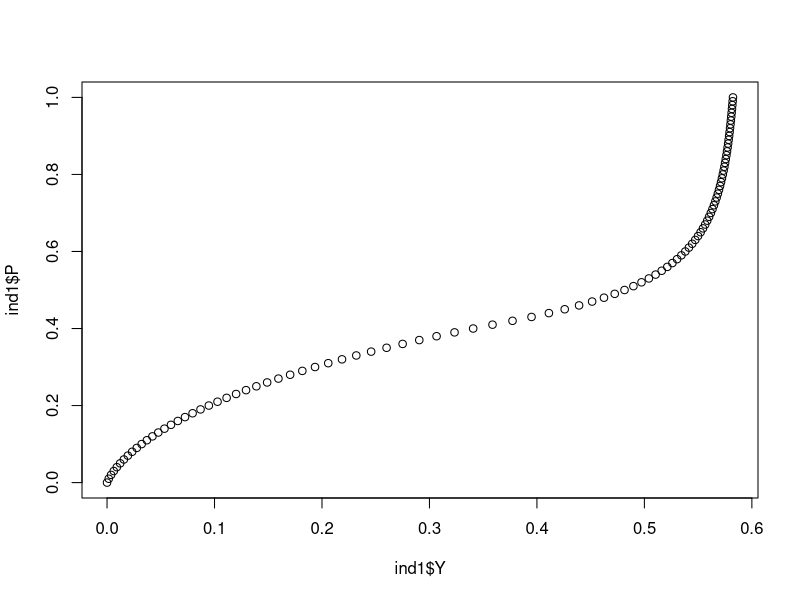

This figure's R source:
# Script for solving for general equilibrium
rm(list = ls())

# Rough outline of the algorithm

# STEP 1: obtain a `supply curve' for each industry

# i) fix a grid of values for prices
# ii) at each price, solve for the quantity supplied
# iii) interpolate to obtain an approximate supply curve

# Subroutine: solving for output conditional on a price
# i) Guess a value for ebar, the mismatch threshold
# ii) Back out the implied theta using get_theta
# iii) Calculate the implied occupational choice threshold
# iv) Using the choice threshold, find the mass of workers in the industry and the integral over Z
# v) put all the above together and calculate the value of creating a vacancy
# vi) find the gap between the value and cost of vacancy creation
# vii) perform a bisection search to find the ebar that makes this gap zero.
# viii) with ebar in hand, solve for u and output


#### Functions #### 

# Functions that can be used for both industries

get_theta <- function(ebar, a, B, d, gamma, A){
  
  # returns theta given e_bar and parameters
  theta <- (1 - B * (1 - d)) * ebar / (B * A)
  theta <- theta / (ebar ^ (1 + gamma) / (1 + gamma) + gamma / (1 + gamma) - ebar)
  return(theta ^ (1 / (1 - a)))
  
  # theta <- (B / (1 - B * (1 - d))) * ((1 + gamma) / A)
  # theta <- theta * (1 - ebar ^ (1 / gamma)) / ebar ^ ((1 + gamma) / gamma)
  # return(theta ^ (1 / (1 - a)))
  
}

get_u <- function(theta, ebar, a, d, A, gamma){
  
  # returns u given theta, ebar, and parameters
  u <- d  + A * theta ^ (1 - a) * (1 - ebar ^ gamma)
  return (d / u)
  
  #u <- d  + A * theta ^ (1 - a) * (1 - ebar)
  #return (d / u)
  
}


# Industry 1 functions

get_z_top <- function(P, ebar, rho, sigma){
  
  # returns the top threshold given P, ebar, and parameters
  z_top <- (rho * P * ebar) ^ (sigma - 1)
  z_top <- (z_top - 1) ^ (1 / (1 - sigma))
  
  # z_top <- (rho * P * (1 - ebar ^ (1 / gamma))) ^ (sigma - 1)
  # z_top <- (z_top - 1) ^ (1 / (1 - sigma))
  return(z_top)
  
}

get_EZ_1 <- function(z, Zmin, zeta){
  
  # returns expected Z for industry 1 given the threshold and parameters
  EZ <- Zmin * (zeta / (zeta - 1)  - (zeta * z ^ zeta) / (2 * zeta - 1)) * (z < 1) 
  EZ <- EZ + (Zmin / (z ^ (zeta - 1))) * (zeta / (zeta - 1)  - zeta / (2 * zeta - 1)) * (z >= 1)
  return(EZ)
  
}

get_N_1 <- function(z, Zmin, zeta){
  
  # returns N for industry 1 given the threshold and parameters
  N <- (1 - (z ^ zeta) / 2) * (z < 1) + (1 / (2 * z ^ zeta)) * (z >= 1)
  return(N)
  
}

free_entry_1 <- function(P, ebar, a, B, d, gamma, A, rho, sigma, Zmin, zeta, kappa){
  
  # calculates the gap between cost and benefits of entry for industry 1 given P, ebar, and parameters
  theta <- get_theta(ebar, a, B, d, gamma, A)
  z <- get_z_top(P, ebar, rho, sigma)
  N <- get_N_1(z, Zmin, zeta)
  EZ <- get_EZ_1(z, Zmin, zeta)
  
  gap <- A * B * theta ^ (- a) * (1 - rho) * P / (1 - B * (1 - d))
  gap <- gap * (gamma / (gamma + 1)) * (1 - ebar ^ (1 + gamma))
  gap <- gap * EZ / N
  gap <- gap - kappa
  
  return(gap)
  # postive if expected benefits exceed expected costs (ebar too high given p), negative otherwise (ebar too low)
  
}

get_Y_1 <- function(ebar, P, a, B, d, gamma, A, rho, sigma, Zmin, Zeta){
  
  # returns industry 1 output given P, ebar, and parameters
  theta <- get_theta(ebar, a, B, d, gamma, A)
  u <- get_u(theta, ebar, a, d, A, gamma)
  z <- get_z_top(P, ebar, rho, sigma)
  EZ <- get_EZ_1(z, Zmin, zeta)
  
  Y <- (1 - u) * EZ
  Y <- Y * (gamma / (1 + gamma)) * (1 - ebar ^ (1 + gamma))
  Y <- Y/ (1 - ebar ^ gamma)
  
  return(Y)
  
}

# Industry 2 functions

get_z_bot <- function(P, ebar, rho, gamma, sigma){
  
  # returns the lower threshold given P, ebar, and parameters
  z_bot <- (rho * P * ebar) ^ (sigma - 1)
  z_bot <- (z_bot - 1) ^ (1 / (sigma - 1))
  return(z_bot)
  
}

get_EZ_2 <- function(z, Zmin, zeta){
  
  # returns expected Z for industry 1 given the threshold and parameters
  EZ <- Zmin * (z ^ (zeta - 1)) * (zeta / (zeta - 1)  - zeta / (2 * zeta - 1)) * (z < 1) 
  EZ <- EZ + Zmin * (zeta / (zeta - 1)  - zeta / ((2 * zeta - 1) * z ^ zeta)) * (z >= 1)
  return(EZ)
  
}

get_N_2 <- function(z, Zmin, zeta){
  
  # returns N for industry 1 given the threshold and parameters
  N <- ((z ^ zeta) / 2) * (z < 1) + (1 - 1 / (2 * z ^ zeta)) * (z >= 1)
  return(N)
  
}

free_entry_2 <- function(P, ebar, a, B, d, gamma, A, rho, sigma, Zmin, zeta, kappa){
  
  # calculates the gap between cost and benefits of entry for industry 1 given P, ebar, and parameters
  theta <- get_theta(ebar, a, B, d, gamma, A)
  z <- get_z_bot(P, ebar, rho, sigma)
  N <- get_N_2(z, Zmin, zeta)
  EZ <- get_EZ_2(z, Zmin, zeta)
  
  gap <- A * B * theta ^ (- a) * (1 - rho) * P / (1 - B * (1 - d))
  gap <- gap * (gamma / (1 + gamma)) * (1 - ebar ^ (1 + gamma))
  gap <- gap * EZ / N
  gap <- gap - kappa
  
  return(gap)
  # postive if expected benefits exceed expected costs (ebar too high given p), negative otherwise (ebar too low)
  
}

get_Y_2 <- function(ebar, P, a, B, d, gamma, A, rho, sigma, Zmin, Zeta){
  
  # returns industry 1 output given P, ebar, and parameters
  theta <- get_theta(ebar, a, B, d, gamma, A)
  u <- get_u(theta, ebar, a, d, A, gamma)
  z <- get_z_bot(P, ebar, rho, sigma)
  EZ <- get_EZ_2(z, Zmin, zeta)
  
  Y <- (1 - u) * ebar * EZ
  Y <- Y * (gamma / (1 + gamma)) * (1 - ebar ^ (1 + gamma))
  Y <- Y / (1 - ebar ^ gamma)
  
  return(Y)
  
}


#### Model #####

# Global Parameters
B <- 0.975
a <- 0.65
d <- 0.1
sigma <- 1 / 2
rho <- 0.73
kappa <- 0.132
Zmin <- 0.36
zeta <- 2.12

# Numerical function parameters
tol <- 0.00001

#### Industry 1 Supply Function ####

A <- c(2.3, 2.3)
gamma <- c(3 / 2, 3 / 2)

# specify a sequence of prices. For each price, obtain the mismatch threshold and supply.
# With sigma < 1, the price permitted by the price index for either good is 1. 
P <- seq(0, 1, 0.01)
n <- length(P)
ind1 <- data.frame(P, "ebar" = rep(0, n), "Y" = rep(0, n), "theta" = rep(0, n), "z" = rep(0, n), 
                    "u" = rep(0, n), "N" = rep(0, n), "EZ" = rep(0, n))

ind1$Y[1] <- 0 # no need to solve at P = 0 

for (i in 2:n){
  P <- ind1$P[i]
  # bisection search
  top <- 1
  bot <- 0
  solution <- 0
  count <- 0
  
  while (solution == 0){
    mid <- (top + bot) / 2
    gap <- free_entry_1(P, mid, a, B, d, gamma[1], A[1], rho, sigma, Zmin, zeta, kappa)
    
    if (abs(gap) < tol){
      solution <- 1
    }
    if (gap >= 0){
      bot <- mid
    }  
    if (gap < 0){
      top <- mid
    }
    
    count <- count + 1
    if (count > 1000){
      print(c('failed', P))
      solution <- 1
    }
  }
  
  ind1$ebar[i] <- mid
  ind1$Y[i] <- get_Y_1(ind1$ebar[i], P, a, B, d, gamma[1], A[1], rho, sigma, Zmin, Zeta)
  ind1$theta[i] <- get_theta(ind1$ebar[i], a, B, d, gamma[1], A[1])
  ind1$z[i] <- get_z_top(P, ind1$ebar[i], rho, sigma)
  ind1$u[i] <- get_u(ind1$theta[i], ind1$ebar[i], a, d, A[1], gamma[1])
  ind1$N[i] <- get_N_1(ind1$z[i], Zmin, zeta)
  ind1$EZ[i] <- get_EZ_1(ind1$z[i], Zmin, zeta)
}

plot(ind1$Y, ind1$P)

# #### Industry 2 Supply Function ####
# 
# A_2 <- 20.3
# gamma_2 <- 2/3
# 
# # specify a sequence of prices. For each price, obtain the mismatch threshold and supply 
# #P_2 <- (1 - P_1 ^ (1 - sigma)) ^ (1 / (1 - sigma))
# P_2 <- seq(0, 1, 0.01)
# n <- length(P_1)
# ebar_2 <- rep(0, n)
# Y_2 <- rep(0, n)
# 
# Y_2[1] <- 0
# for (i in 2:n){
#   P <- P_2[i]
#   # bisection search
#   top <- 1
#   bot <- 0
#   solution <- 0
#   count <- 0
#   
#   while (solution == 0){
#     mid <- (top + bot) / 2
#     gap <- free_entry_2(P, mid, a, B, d, gamma_2, A_2, rho, sigma, Zmin, zeta, kappa)
#     
#     if (abs(gap) < tol){
#       solution <- 1
#     }
#     if (gap >= 0){
#       top <- mid
#     }  
#     if (gap < 0){
#       bot <- mid
#     }
#     
#     count <- count + 1
#     if (count > 1000){
#       print(c('failed', P))
#       solution <- 1
#     }
#   }
#   
#   ebar_2[i] <- mid
#   Y_2[i] <- get_Y_2(ebar_2[i], P, a, B, d, gamma_2, A_2, rho, sigma, Zmin, Zeta)
# }
# 
# #plot(Y_2, P_2)
# 
# #### Solve for eqbm prices ####
# 
# # interpolate the functions above to get supply functions, and then find prices that set excess demand to 0
# P_top <- 1
# P_bot <- 0
# count <- 0
# solution <- 0
# 
# while (solution == 0){
#   p1 <- (P_top + P_bot) / 2
#   p2 <- (1 - p1 ^ (1 - sigma)) ^ (1 / (1 - sigma))
#   
#   y1_S <- approx(P_1, Y_1, p1)$y
#   y2_S <- approx(P_2, Y_2, p2)$y
#   
#   Y <- (y1_S ^ ((sigma - 1) / sigma) + y2_S ^ ((sigma - 1) / sigma)) ^ (sigma / (sigma - 1))
#   
#   y1_D <- Y * p1 ^ (-sigma)
#   y2_D <- Y * p2 ^ (-sigma)
#   
#   y1_gap <- y1_S - y1_D
#   y2_gap <- y2_S - y2_D
#   
#   if (abs(y1_gap) < tol){
#     print(c('converged', p1))
#     solution <- 1
#   }
#   if (y1_gap >= 0){
#     P_top <- p1
#   }  
#   if (y1_gap < 0){
#     P_bot <- p1
#   }
#   
#   count <- count + 1
#   if (count > 1000){
#     print(c('failed', p1))
#     solution <- 1
#   }
# }
#   
# #### Given eqbm prices, obtain other quantities #### 
# 
# # bisection search for industry 1 equilibrium quantities
# top <- 1
# bot <- 0
# solution <- 0
# count <- 0
#   
# while (solution == 0){
#   mid <- (top + bot) / 2
#   gap <- free_entry_1(p1, mid, a, B, d, gamma_1, A_1, rho, sigma, Zmin, zeta, kappa)
#     
#   if (abs(gap) < tol){
#     solution <- 1
#   }
#   if (gap >= 0){
#     top <- mid
#   }  
#   if (gap < 0){
#     bot <- mid
#   }
#   
#   count <- count + 1
#   if (count > 1000){
#     print(c('failed', P))
#     solution <- 1
#   }
# }
#   
# ebar_1 <- mid
# Y_1 <- get_Y_1(ebar_1, p1, a, B, d, gamma_1, A_1, rho, sigma, Zmin, Zeta)
# theta_1 <- get_theta(ebar_1, a, B, d, gamma_1, A_1)
# z_top <- get_z_top(p1, ebar_1, rho, gamma_1, sigma)
# u_1<- get_u(theta_1, ebar_1, a, d, A_1)
# N_1 <- get_N_1(z_top, Zmin, zeta)
# EZ_1 <- get_EZ_1(z_top, Zmin, zeta)
# 
# # bisection search for industry 2 eqbm quantities
# top <- 1
# bot <- 0
# solution <- 0
# count <- 0
#   
# while (solution == 0){
#   mid <- (top + bot) / 2
#   gap <- free_entry_2(p2, mid, a, B, d, gamma_2, A_2, rho, sigma, Zmin, zeta, kappa)
#     
#   if (abs(gap) < tol){
#     solution <- 1
#   }
#   if (gap >= 0){
#     top <- mid
#   }  
#   if (gap < 0){
#     bot <- mid
#   }
#     
#   count <- count + 1
#   if (count > 1000){
#     print(c('failed', P))
#     solution <- 1
#   }
# }
#   
# ebar_2 <- mid
# Y_2 <- get_Y_2(ebar_2, p2, a, B, d, gamma_2, A_2, rho, sigma, Zmin, Zeta)
# theta_2 <- get_theta(ebar_2, a, B, d, gamma_2, A_2)
# z_bot <- get_z_bot(p2, ebar_2, rho, gamma_2, sigma)
# u_2 <- get_u(theta_2, ebar_2, a, d, A_2)
# N_2 <- get_N_2(z_bot, Zmin, zeta)
# EZ_2 <- get_EZ_2(z_bot, Zmin, zeta)
